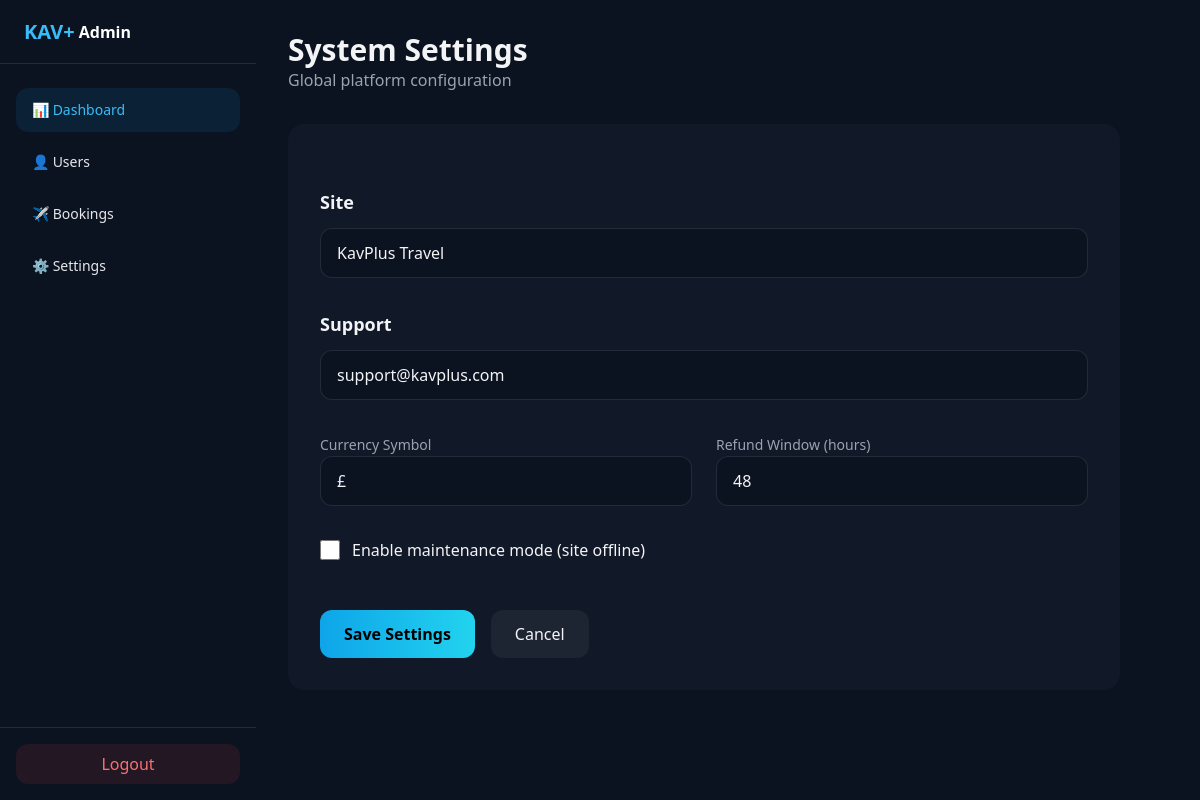
Screenshot of /admin-settings.php (signed in) with the database file from the repository.
### tables this page shows
CREATE TABLE settings (
        id INTEGER PRIMARY KEY AUTOINCREMENT,
        site_name VARCHAR(100) NOT NULL,
        support_email VARCHAR(100) NOT NULL,
        currency_symbol VARCHAR(10) NOT NULL,
        refund_window INTEGER NOT NULL,
        maintenance_mode INTEGER NOT NULL DEFAULT 0
    );

### admin-settings.php (the view, shortened to what this page needs)
<?php
$pdo = db();
$pdo->exec("
    CREATE TABLE IF NOT EXISTS settings (
        id INTEGER PRIMARY KEY AUTOINCREMENT,
        site_name VARCHAR(100) NOT NULL,
        support_email VARCHAR(100) NOT NULL,
        currency_symbol VARCHAR(10) NOT NULL,
        refund_window INTEGER NOT NULL,
        maintenance_mode INTEGER NOT NULL DEFAULT 0
    )
");
$settings = $pdo->query("SELECT * FROM settings LIMIT 1")
                ->fetch(PDO::FETCH_ASSOC);
function h($v){
    return htmlspecialchars((string)$v, ENT_QUOTES, 'UTF-8');
}
?>
<!DOCTYPE html>
<html lang="en">
<head>
<script src="https://cdn.tailwindcss.com"></script>
</head>
<body class="bg-[#0B1220] text-gray-100">
<?php include 'admin-header.php'; ?>
<main class="ml-64 p-8 max-w-4xl">
  <div class="mb-8">
    <h1 class="text-3xl font-bold">System Settings</h1>
    <p class="text-gray-400">Global platform configuration</p>
  </div>
  <form method="POST" class="bg-[#111827] rounded-2xl p-8 space-y-8">
    <div>
      <h3 class="text-lg font-semibold mb-3">Site</h3>
      <input
        type="text"
        name="site_name"
        value="<?= h($settings['site_name']) ?>"
        class="w-full px-4 py-3 rounded-xl bg-[#0B1220] border border-white/10"
        required
      />
    </div>
    <div>
      <h3 class="text-lg font-semibold mb-3">Support</h3>
      <input
        type="email"
        name="support_email"
        value="<?= h($settings['support_email']) ?>"
        class="w-full px-4 py-3 rounded-xl bg-[#0B1220] border border-white/10"
        required
      />
    </div>
    <div class="grid md:grid-cols-2 gap-6">
      <div>
        <label class="text-sm text-gray-400">Currency Symbol</label>
        <input
          type="text"
          name="currency_symbol"
          value="<?= h($settings['currency_symbol']) ?>"
          class="w-full px-4 py-3 rounded-xl bg-[#0B1220] border border-white/10"
        />
      </div>
      <div>
        <label class="text-sm text-gray-400">Refund Window (hours)</label>
        <input
          type="number"
          min="1"
          name="refund_window"
          value="<?= (int)$settings['refund_window'] ?>"
          class="w-full px-4 py-3 rounded-xl bg-[#0B1220] border border-white/10"
        />
      </div>
    </div>
    <div>
      <label class="flex items-center gap-3">
        <input
          type="checkbox"
          name="maintenance_mode"
          <?= $settings['maintenance_mode'] ? 'checked' : '' ?>
          class="w-5 h-5 accent-sky-500"
        >
        <span>Enable maintenance mode (site offline)</span>
      </label>
    </div>
    <div class="flex gap-4 pt-4">
      <button
        type="submit"
        class="px-6 py-3 rounded-xl bg-gradient-to-r from-sky-500 to-cyan-400 text-black font-semibold">
        Save Settings
      </button>
      <a href="admin-dashboard.php"
         class="px-6 py-3 rounded-xl bg-white/5">
        Cancel
      </a>
    </div>
  </form>
</main>
</body>
</html>

### rows the page displays
settings: site_name "KavPlus Travel", support_email "support@kavplus.com", currency_symbol "£", refund_window "48"
